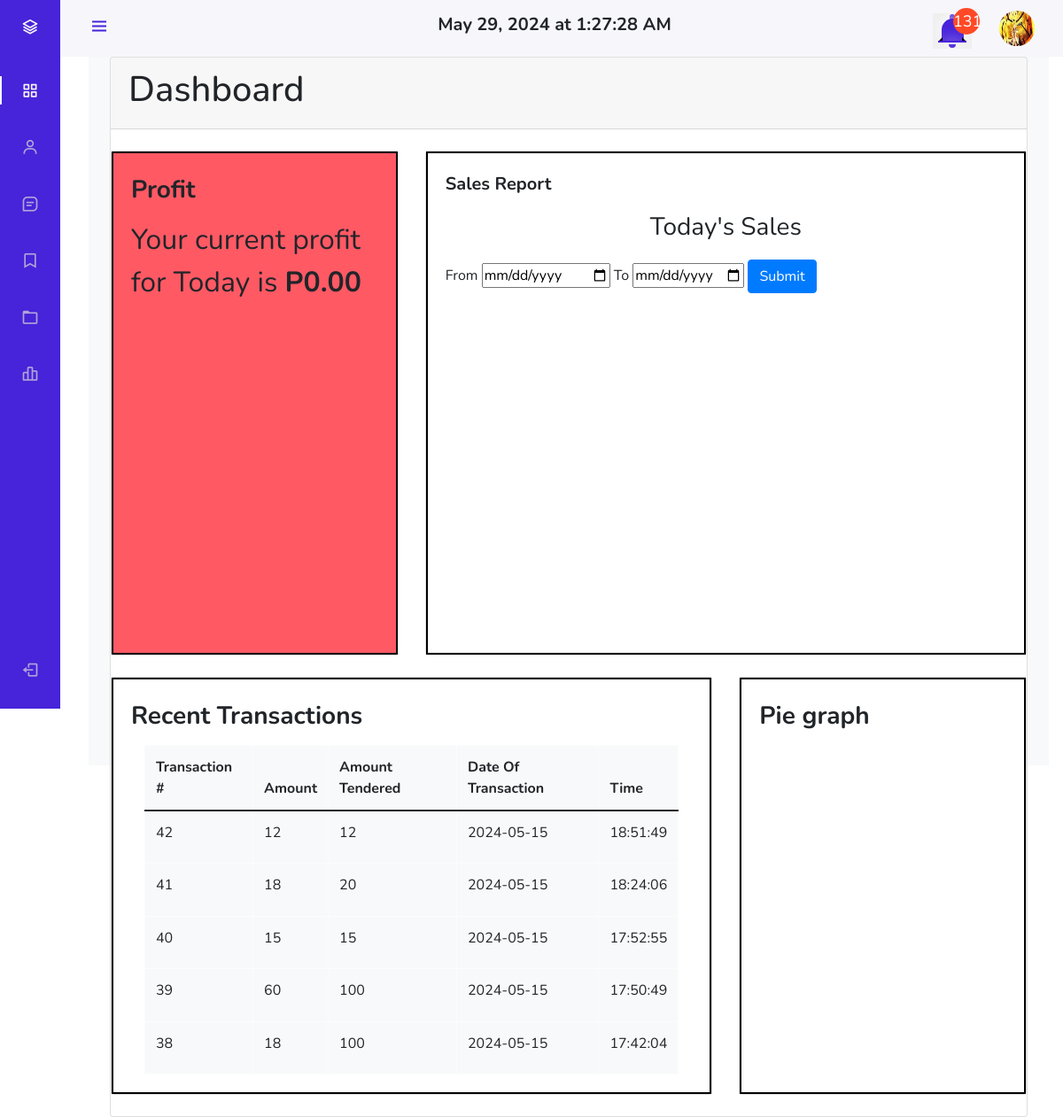
Screenshot of /pages/admin/admin_page.php (signed in) with the database file from the repository.
### tables this page shows
CREATE TABLE `accounts` (
  `id` int(11) NOT NULL,
  `username` varchar(50) NOT NULL,
  `password` varchar(256) DEFAULT NULL,
  `email` varchar(100) NOT NULL,
  `role_as` int(11) NOT NULL,
  `picture` varchar(255) DEFAULT NULL
);

CREATE TABLE `transactions` (
  `id` int(11) NOT NULL,
  `amount` int(11) NOT NULL,
  `tender_amount` int(11) NOT NULL,
  `date_transacted` date NOT NULL,
  `time_transacted` time NOT NULL,
  `payment_mode` varchar(256) NOT NULL,
  `transact_by` varchar(256) NOT NULL
);

### pages/admin/admin_page.php (the view, shortened to what this page needs)
<?php
include '../../database/config.php';
if (isset($_POST['submit'])) {
   $startDate = $_POST['startDate'];
   $endDate = $_POST['endDate'];
   $total_query = "SELECT SUM(amount) as total_amount FROM transactions WHERE date_transacted BETWEEN '$startDate' AND '$endDate'";
   $total_result = mysqli_query($conn, $total_query);
   $total_row = mysqli_fetch_assoc($total_result);
   $sales = $total_row['total_amount'];
   $total_query = "SELECT SUM(total) as total_amount FROM deliver_received WHERE date_received BETWEEN '$startDate' AND '$endDate'";
   $total_result = mysqli_query($conn, $total_query);
   $total_row = mysqli_fetch_assoc($total_result);
   $capital = $total_row['total_amount'];
   $income =  $sales - $capital;
   $dataPoints = array(
      array("y" => $capital, "label" => "Received"),
      array("y" => $sales, "label" => "Sold"),
      array("y" => $income, "label" => "Income")
   );
} else {
   $today =  date("Y-m-d");
   $total_query = "SELECT SUM(amount) as total_amount FROM transactions WHERE date_transacted = '$today'";
   $total_result = mysqli_query($conn, $total_query);
   $total_row = mysqli_fetch_assoc($total_result);
   $sales = $total_row['total_amount'];
   if (empty($sales)) {
      $sales = 0;
   }
   $total_query = "SELECT SUM(total) as total_amount FROM deliver_received WHERE date_received = '$today'";
   $total_result = mysqli_query($conn, $total_query);
   $total_row = mysqli_fetch_assoc($total_result);
   $capital = $total_row['total_amount'];
   if (empty($capital)) {
      $capital = 0;
   }
   $income =  $sales - $capital;
}
?>
<!DOCTYPE html>
<html lang="en">
<head>
   <?php include "ham.php"; ?>
   <div class="height-100 bg-light">
      <div class="container-fluid px-4" id="dashboard">
         <div class="card" id="main_card">
            <div class="card-header"><b>
                  <h1>Dashboard</h1>
               </b></div>
            <div class="row">
               <div class="col-md-4 my-4">
                  <div class="card">
                     <div class="card-body top profit" id="content">
                        <p class="card-title text-start fs-3"><b>Profit</b></p>
                        <p class="card-text text-start fs-2">Your current profit
                           <?php
                           if (isset($_POST['submit'])) {
                              echo "from " . $startDate . " to " . $endDate . " is: <b> P" . number_format($income, 2) . "</b>";
                           } else {
                              echo "for Today is <b> P" . number_format($income, 2) . "</b>";
                           }
                           ?>
                        </p>
                     </div>
                  </div>
               </div>
               <div class="col-md-8 my-4">
                  <div class="card">
                     <div class="card-body top" id="content">
                        <p class="card-title text-start fs-5"><b>Sales Report</b></p>
                        <p class="class-title text-center fs-3">
                           <?php
                           if (isset($_POST['submit'])) {
                              echo "The sales from " . $startDate . " to " . $endDate . ":";
                           } else {
                              echo "Today's Sales";
                           }
                           ?>
                        </p>
                        <form action="" method="post">
                           <label for="">From</label>
                           <input type="date" id="startDate" name="startDate" placeholder="Start Date (YYYY/MM/DD)" pattern="\d{4}/\d{2}/\d{2}" required>
                           <label for="">To</label>
                           <input type="date" id="endDate" name="endDate" placeholder="End Date (YYYY/MM/DD)" pattern="\d{4}/\d{2}/\d{2}" required max="<?php echo $today; ?>">
                           <input type="submit" name="submit" class="btn btn-primary"></input>
                        </form>
                        <div id="chartContainer" style="height: 45vh; width: 95%;"></div>
                     </div>
                  </div>
               </div>
               <div class="col-md-8 mb-4">
                  <div class="card">
                     <div class="card-body bottom" id="content">
                        <p class="card-title text-start fs-3"><b>Recent Transactions</b></p>
                        <section class="intro">
                           <div class="gradient-custom-2 h-100">
                              <div class="mask d-flex align-items-center h-100">
                                 <div class="container">
                                    <div class="row justify-content-center">
                                       <div class="col-12">
                                          <div class="table-responsive">
                                             <table class="table table-light table-bordered mb-0" style="height:46.5vh; width: 100%;">
                                                <thead>
                                                   <t>
                                                      <th scope="col">Transaction #</th>
                                                      <th scope="col">Amount</th>
                                                      <th scope="col">Amount Tendered</th>
                                                      <th scope="col">Date Of Transaction</th>
                                                      <th scope="col">Time</th>
                                                </thead>
                                                <tbody>
                                                   <?php
                                                   $query = "SELECT * FROM transactions ORDER BY id DESC LIMIT 5";
                                                   $result = mysqli_query($conn, $query);
                                                   while ($row = mysqli_fetch_assoc($result)) {
                                                   ?>
                                                      <tr>
                                                         <td><?php echo $row['id']; ?></td>
                                                         <td><?php echo $row['amount']; ?></td>
                                                         <td><?php echo $row['tender_amount']; ?></td>
                                                         <td><?php echo $row['date_transacted']; ?></td>
                                                         <td><?php echo $row['time_transacted']; ?></td>
                                                      </tr>
                                                   <?php
                                                   }
                                                   ?>
                                                </tbody>
                                             </table>
                                          </div>
                                       </div>
                                    </div>
                                 </div>
                              </div>
                           </div>
                        </section>
                     </div>
                  </div>
               </div>
               <div class="col-md-4 mb-4">
                  <div class="card">
                     <div class="card-body bottom" id="content">
                        <p class="card-title text-start fs-3"><b>Pie graph</b></p>
                        <div id="chartContainer1" style="height: 46.5vh; width: 100%;"></div>
                     </div>
                  </div>
               </div>
            </div>
         </div>
      </div>
   </div>
   </body>
</html>

### pages/admin/ham.php (shortened to what this page needs)
<?php
$host = "localhost";
$user = "root";
$pass = "";
$dbname = "capstone";
$conn = new mysqli($host, $user, $pass, $dbname);
$unreadQuery = "SELECT COUNT(*) AS unread_count FROM (
    SELECT status FROM push_orders WHERE status = 'unread'
    UNION ALL
    SELECT status FROM reports WHERE status = 'unread'
) AS combined";
$result = $conn->query($unreadQuery);
$row = $result->fetch_assoc();
$hasUnread = $row['unread_count'] > 0;
$usn = $_SESSION['admin_name'];
$pictureQuery = "SELECT picture FROM accounts WHERE username = '$usn'";
$pictureResult = $conn->query($pictureQuery);
$row = $pictureResult->fetch_assoc();
$picture_name = $row['picture'];
$notifCount = 0;
?>
<link rel="stylesheet" href="https://cdn.jsdelivr.net/npm/bootstrap@5.0.0-beta1/dist/css/bootstrap.min.css">
<link rel="stylesheet" href="https://cdn.jsdelivr.net/npm/bootstrap@5.0.0-beta1/dist/js/bootstrap.bundle.min.js">
<link rel="stylesheet" href="https://cdnjs.cloudflare.com/ajax/libs/jquery/3.2.1/jquery.min.js">
<link rel="stylesheet" href="https://cdn.jsdelivr.net/npm/boxicons@latest/css/boxicons.min.css">
<link href="https://cdn.jsdelivr.net/npm/select2@4.1.0-rc.0/dist/css/select2.min.css" rel="stylesheet" />
<link rel="stylesheet" href="https://stackpath.bootstrapcdn.com/bootstrap/4.5.2/css/bootstrap.min.css">
<link rel="stylesheet" href="https://cdn.jsdelivr.net/npm/sweetalert2@10">
<link rel="stylesheet" href="../../css/admin_ham.css">
</head>
<body>
    <body id="body-pd">
        <header class="header" id="header">
            <div class="header_toggle"> <i class='bx bx-menu' id="header-toggle"></i> </div>
            <div class='header_time'>
                <h5><b><span id='current_datetime'></span></b></h5>
            </div>
                        <?php
                        $expiry_query = "SELECT * FROM warehouse";
                        $result = $conn->query($expiry_query);
                        while ($row = $result->fetch_assoc()) {
                            $today =  date("Y-m-d");
                        }
                        $low_stock_query = "SELECT item_name FROM items";
                        $item_results = $conn->query($low_stock_query);
                        while ($row = $item_results->fetch_assoc()) {
                            $item_name = $row['item_name'];
                            $data = "SELECT SUM(item_qty) AS total_qty, vendor_name FROM warehouse WHERE item_name = '$item_name' GROUP BY item_name;";
                            $warehouse_result = mysqli_query($conn, $data);
                            $warehouse_row = mysqli_fetch_assoc($warehouse_result);
                            if ($warehouse_row) {
                                $item_qty = $warehouse_row['total_qty'];
                                if ($item_qty <= 20) {
                                    $notifCount++;
                                }
                            } else {
                                $notifCount++;
                            }
                        }
                        ?>
            <div class="notification-box">
                <span class="notification-count"><?php echo $notifCount; ?></span>
                <button onclick="showAlert()" style="border:none; outline:none">
                    <div class="notification-bell">
                        <span class="bell-top"></span>
                        <span class="bell-middle"></span>
                        <span class="bell-bottom"></span>
                        <span class="bell-rad"></span>
                </button>
            </div>
            <div class='header_img'>
                <img src='../../img/<?php echo $picture_name; ?>' alt=''>
            </div>
        </header>
        <div class="l-navbar" id="nav-bar">
            <nav class="nav">
                <div class="nav2">
                    <a href="admin_view_profile.php" class="nav_logo" title="Profile"> <i class='bx bx-layer nav_logo-icon'></i> <span class="nav_logo-name">Admin</span> </a>
                    <div class="nav_list">
                        <a href="admin_page.php" class="nav_link active" title="Dashboard"> <i class='bx bx-grid-alt nav_icon'></i> <span class="nav_name">Dashboard</span> </a>
                        <a href="admin_view_users.php" class="nav_link" title="Users"> <i class='bx bx-user nav_icon'></i> <span class="nav_name">Users</span> </a>
                        <a href="admin_view_messages.php" class="nav_link" title="Messages">
                            <i class='bx bx-message-square-detail nav_icon <?php if ($hasUnread) echo "text-danger"; ?>'></i>
                        </a>
                        <a href="admin_view_items.php" class="nav_link" title="Items"> <i class='bx bx-bookmark nav_icon'></i> <span class="nav_name">Items</span> </a>
                        <div class="dropdown">
                            <a class="dropbtn nav_link" title="Transactions">
                                <i class='bx bx-folder nav_icon'></i>
                            </a>
                        </div>
                        <a href="admin_view_warehouse.php" class="nav_link" title="Stocks"> <i class='bx bx-bar-chart-alt-2 nav_icon'></i> <span class="nav_name">Stocks</span> </a>
                    </div>
                </div>
                <a href="../../actions/logout.php" class="nav_link" title="logOut"> <i class='bx bx-log-out nav_icon'></i> <span class="nav_name">SignOut</span> </a>
            </nav>
        </div>

### rows the page displays
accounts: picture (placeholder picture)
transactions: id "42", amount "12", tender_amount "12", date_transacted "2024-05-15", time_transacted "18:51:49"
transactions: id "41", amount "18", tender_amount "20", date_transacted "2024-05-15", time_transacted "18:24:06"
transactions: id "40", amount "15", tender_amount "15", date_transacted "2024-05-15", time_transacted "17:52:55"
transactions: id "39", amount "60", tender_amount "100", date_transacted "2024-05-15", time_transacted "17:50:49"
transactions: id "38", amount "18", tender_amount "100", date_transacted "2024-05-15", time_transacted "17:42:04"

### other values shown
$notifCount "131"
$income "0.00"
